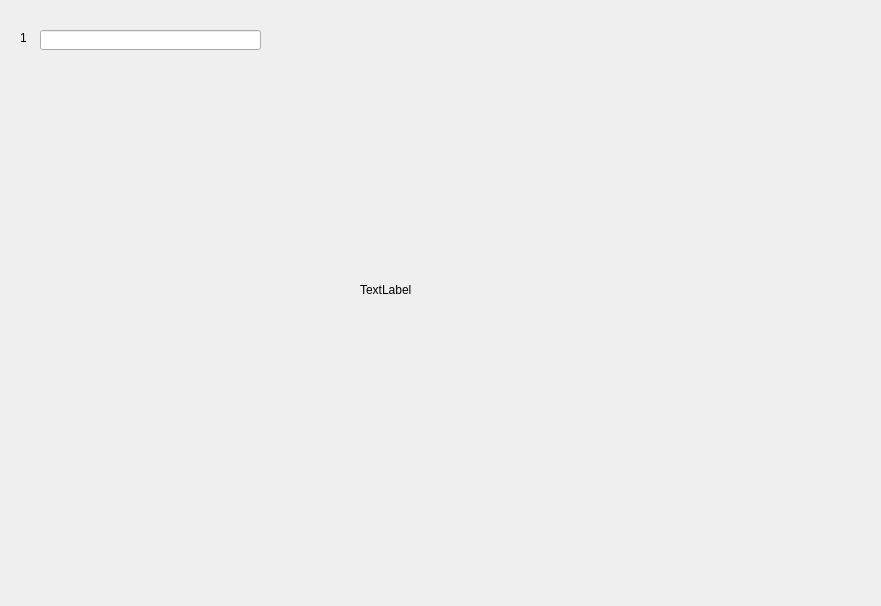
<?xml version="1.0" encoding="UTF-8"?>
<ui version="4.0">
 <class>Dialog</class>
 <widget class="QDialog" name="Dialog">
  <property name="geometry">
   <rect>
    <x>0</x>
    <y>0</y>
    <width>881</width>
    <height>606</height>
   </rect>
  </property>
  <property name="windowTitle">
   <string>Dialog</string>
  </property>
  <widget class="QLabel" name="label">
   <property name="geometry">
    <rect>
     <x>360</x>
     <y>40</y>
     <width>500</width>
     <height>500</height>
    </rect>
   </property>
   <property name="text">
    <string>TextLabel</string>
   </property>
  </widget>
  <widget class="QLineEdit" name="lineEdit">
   <property name="geometry">
    <rect>
     <x>40</x>
     <y>30</y>
     <width>221</width>
     <height>20</height>
    </rect>
   </property>
  </widget>
  <widget class="QLabel" name="label_2">
   <property name="geometry">
    <rect>
     <x>20</x>
     <y>30</y>
     <width>16</width>
     <height>16</height>
    </rect>
   </property>
   <property name="text">
    <string>1</string>
   </property>
  </widget>
 </widget>
 <resources/>
 <connections/>
</ui>
